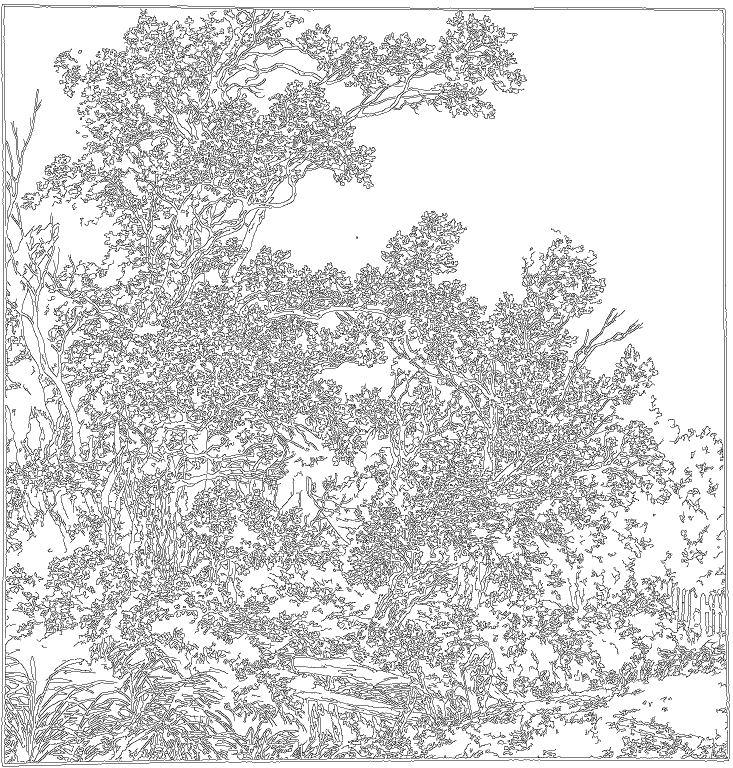
#> input picture paper/ppt_assets/clp4k_v6_union_en_000001_lineart.png, 1465 x 1536 px (shown at 1/2 size)
$ python -i mounting.py   (imports and definitions only)   (older library calls are emulated)
#> lines starting #> are read from the running program, lines starting #| are printed output that depends on the picture; after the words box and inside, x2 and y2 are one past the last pixel; in counts of white or black regions, pixels touching at a corner belong together
"""Heuristics for museum-scan artefacts: mounting borders and red seal impressions.

Mountings (silk/paper borders of hanging scrolls and handscrolls, photographic background
around album leaves and fans) are removed by cropping to the painted area. Seals are not
removed from training images, because they are part of the pictorial format; they are
detected so that their prevalence can be reported and so that a seal-masked variant of the
fidelity metrics can be computed.
"""
from __future__ import annotations

from dataclasses import asdict, dataclass

import cv2
import numpy as np


@dataclass
class CropResult:
    box: tuple[int, int, int, int]  # x0, y0, x1, y1 in full-resolution pixels
    cropped: bool
    kept_area_fraction: float
    sides: dict[str, int]  # pixels removed per side at full resolution

    def to_dict(self) -> dict:
        return asdict(self)


def _edge_density(mag: np.ndarray, thr: float) -> float:
    return float((mag > thr).mean()) if mag.size else 0.0


def _trim_uniform_margins(lum: np.ndarray, max_frac: float = 0.25, std_thr: float = 4.0) -> tuple[int, int, int, int]:
    h, w = lum.shape
    y0, y1, x0, x1 = 0, h, 0, w
    while y0 < int(h * max_frac) and lum[y0, x0:x1].std() < std_thr:
        y0 += 1
    while y1 > h - int(h * max_frac) and lum[y1 - 1, x0:x1].std() < std_thr:
        y1 -= 1
    while x0 < int(w * max_frac) and lum[y0:y1, x0].std() < std_thr:
        x0 += 1
    while x1 > w - int(w * max_frac) and lum[y0:y1, x1 - 1].std() < std_thr:
        x1 -= 1
    return x0, y0, x1, y1


def _boundary_lines(grad: np.ndarray, coverage_thr: float, grad_thr: float) -> np.ndarray:
    """Lines along which a brightness step of CONSISTENT sign exceeds grad_thr over at least
    coverage_thr of the positions (1-px tolerance). Mount and margin boundaries are straight,
    span the whole picture and have one sign; ink strokes inside a painting do not."""
    # Coverage is measured over the central 60% of each line, so that the edge of a painting
    # mounted with margins on both sides (which spans only the painting's width) still counts.
    n = grad.shape[1]
    grad = grad[:, int(0.2 * n) : max(int(0.8 * n), int(0.2 * n) + 1)]
    coverage = np.zeros(grad.shape[0])
    for strong in (grad > grad_thr, grad < -grad_thr):
        strong = cv2.dilate(strong.astype(np.uint8), np.ones((3, 1), np.uint8))
        coverage = np.maximum(coverage, strong.mean(axis=1))
    return coverage >= coverage_thr


def detect_painting_box(
    rgb: np.ndarray,
    analysis_side: int = 800,
    band_tb: float = 0.45,
    band_lr: float = 0.20,
    coverage_thr: float = 0.85,
    grad_thr: float = 10.0,
    min_keep: float = 0.35,
) -> CropResult:
    h_full, w_full = rgb.shape[:2]
    scale = min(1.0, analysis_side / max(h_full, w_full))
    small = cv2.resize(rgb, (max(1, round(w_full * scale)), max(1, round(h_full * scale))), interpolation=cv2.INTER_AREA)
    lum = cv2.cvtColor(small, cv2.COLOR_RGB2LAB)[..., 0].astype(np.float32)
    lum = cv2.GaussianBlur(lum, (3, 3), 0)
    h, w = lum.shape

    x0, y0, x1, y1 = _trim_uniform_margins(lum)
    gy = cv2.Sobel(lum, cv2.CV_32F, 0, 1, ksize=3)
    gx = cv2.Sobel(lum, cv2.CV_32F, 1, 0, ksize=3)
    mag = np.hypot(gx, gy)

    def inner_density(ax0: int, ay0: int, ax1: int, ay1: int) -> float:
        return _edge_density(mag[ay0:ay1, ax0:ax1], 25.0)

    # Horizontal mount boundaries (top/bottom).
    rows = _boundary_lines(gy[:, x0:x1], coverage_thr, grad_thr)
    band = int((y1 - y0) * band_tb)
    top_candidates = [y for y in range(y0 + 1, y0 + band) if rows[y]]
    bottom_candidates = [y for y in range(y1 - band, y1 - 1) if rows[y]]
    new_y0, new_y1 = y0, y1
    if top_candidates:
        cand = max(top_candidates) + 2
        if inner_density(x0, y0, x1, cand) < 0.6 * inner_density(x0, cand, x1, y1):
            new_y0 = cand
    if bottom_candidates:
        cand = min(bottom_candidates) - 1
        if inner_density(x0, cand, x1, y1) < 0.6 * inner_density(x0, new_y0, x1, cand):
            new_y1 = cand
    if (new_y1 - new_y0) >= min_keep * h:
        y0, y1 = new_y0, new_y1

    # Vertical mount boundaries (left/right).
    cols = _boundary_lines(gx[y0:y1, :].T, coverage_thr, grad_thr)
    band = int((x1 - x0) * band_lr)
    left_candidates = [x for x in range(x0 + 1, x0 + band) if cols[x]]
    right_candidates = [x for x in range(x1 - band, x1 - 1) if cols[x]]
    new_x0, new_x1 = x0, x1
    if left_candidates:
        cand = max(left_candidates) + 2
        if inner_density(x0, y0, cand, y1) < 0.6 * inner_density(cand, y0, x1, y1):
            new_x0 = cand
    if right_candidates:
        cand = min(right_candidates) - 1
        if inner_density(cand, y0, x1, y1) < 0.6 * inner_density(new_x0, y0, cand, y1):
            new_x1 = cand
    if (new_x1 - new_x0) >= min_keep * w:
        x0, x1 = new_x0, new_x1

    inv = 1.0 / scale
    fx0, fy0 = int(round(x0 * inv)), int(round(y0 * inv))
    fx1, fy1 = min(w_full, int(round(x1 * inv))), min(h_full, int(round(y1 * inv)))
    kept = (fx1 - fx0) * (fy1 - fy0) / float(w_full * h_full)
    sides = {"left": fx0, "top": fy0, "right": w_full - fx1, "bottom": h_full - fy1}
    cropped = any(v > 0.01 * max(w_full, h_full) for v in sides.values())
    if not cropped:
        return CropResult((0, 0, w_full, h_full), False, 1.0, {k: 0 for k in sides})
    return CropResult((fx0, fy0, fx1, fy1), True, float(kept), sides)


# [30 lines left out: functions red_seal_mask, inpaint_seals, not called in this run]

>>> import cv2
>>> picture = cv2.cvtColor(cv2.imread('../../../paper/ppt_assets/clp4k_v6_union_en_000001_lineart.png'), cv2.COLOR_BGR2RGB)
#> picture is the input picture: shape (1536, 1465, 3); 83.9% white; black in thin lines or dots
>>> result = detect_painting_box(picture)
#> in detect_painting_box, `small = cv2.resize(rgb, (max(1, round(w_full * scale)), max(1, round(h..`:
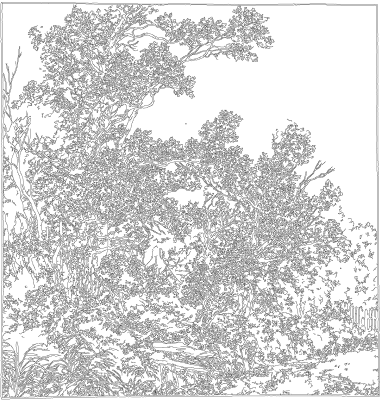
#> small: shape (800, 763, 3) (shown at 1/2 size); min 0, max 255, mean 214
#> the loop in _trim_uniform_margins, `while y0 < int(h * max_frac) and lum[y0, x0:x1].std() < std_thr:` made 3 passes
#> after the loop in _trim_uniform_margins, `while y0 < int(h * max_frac) and lum[y0, x0:x1].std() < std_thr:`: y0 = 3
#> after the loop in _trim_uniform_margins, `while y1 > h - int(h * max_frac) and lum[y1 - 1, x0:x1].std() < std_thr:`: y1 = 800
#> after the loop in _trim_uniform_margins, `while x0 < int(w * max_frac) and lum[y0:y1, x0].std() < std_thr:`: x0 = 0
#> the loop in _trim_uniform_margins, `while x1 > w - int(w * max_frac) and lum[y0:y1, x1 - 1].std() < std_thr:` made 2 passes
#> x1 on passes 1 to 2: 762, 761
#> after the loop in _trim_uniform_margins, `while x1 > w - int(w * max_frac) and lum[y0:y1, x1 - 1].std() < std_thr:`: x1 = 761
#> in detect_painting_box, `x0, y0, x1, y1 = _trim_uniform_margins(lum)`: x0 = 0; y0 = 3; x1 = 761; y1 = 800
#> in detect_painting_box, `gx = cv2.Sobel(lum, cv2.CV_32F, 1, 0, ksize=3)`:
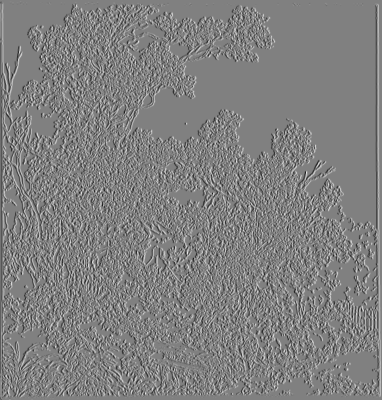
#> gx: shape (800, 763) float32 (shown at 1/2 size); min -423.9, max 418.1, mean 0.1; drawn with min black and max white
#> in detect_painting_box, `mag = np.hypot(gx, gy)`:
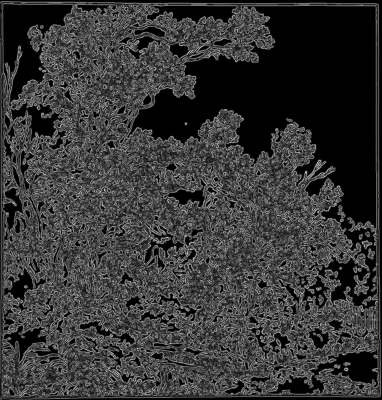
#> mag: shape (800, 763) float32 (shown at 1/2 size); min 0, max 473.8, mean 102.6; drawn with min black and max white
#> in _boundary_lines, `grad = grad[:, int(0.2 * n) : max(int(0.8 * n), int(0.2 * n) + 1)]`:
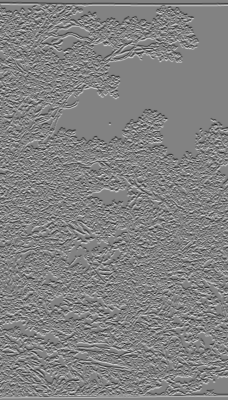
#> grad: shape (800, 456) float32 (shown at 1/2 size); min -442.6, max 423.8, mean 0; drawn with min black and max white
#> the loop in _boundary_lines, `for strong in (grad > grad_thr, grad < -grad_thr):` made 2 passes
#> after the loop in _boundary_lines, `for strong in (grad > grad_thr, grad < -grad_thr):`: coverage = 800 values, max 1 at index 5, min 0 at index 0, mean 0.645
#> in detect_painting_box, `band = int((y1 - y0) * band_tb)`: band = 358
#> in detect_painting_box, `top_candidates = [y for y in range(y0 + 1, y0 + band) if rows[y]]`: top_candidates = [5, 6, 7, 8, 9, 10, 11]
#> in detect_painting_box, `bottom_candidates = [y for y in range(y1 - band, y1 - 1) if rows[y]]`: bottom_candidates = [789, 790, 791, 792, 793, 794, 795]
#> in detect_painting_box, `new_y0, new_y1 = y0, y1`: new_y0 = 3; new_y1 = 800
#> in detect_painting_box, `cand = max(top_candidates) + 2`: cand = 13
#> in detect_painting_box, `cand = min(bottom_candidates) - 1`: cand = 788
#> call 2 of _boundary_lines, with coverage_thr = 0.85, grad_thr = 10
#> in _boundary_lines (call 2), `grad = grad[:, int(0.2 * n) : max(int(0.8 * n), int(0.2 * n) + 1)]`:
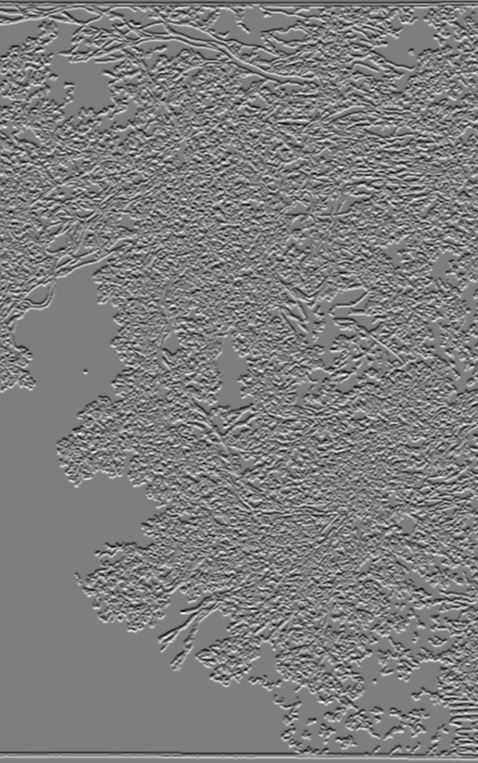
#> grad: shape (763, 478) float32; min -412.6, max 418.1, mean 0; drawn with min black and max white
#> the loop in _boundary_lines (call 2), `for strong in (grad > grad_thr, grad < -grad_thr):` made 2 passes
#> pass 1, in _boundary_lines (call 2), `strong = cv2.dilate(strong.astype(np.uint8), np.ones((3, 1), np.uint8))`:
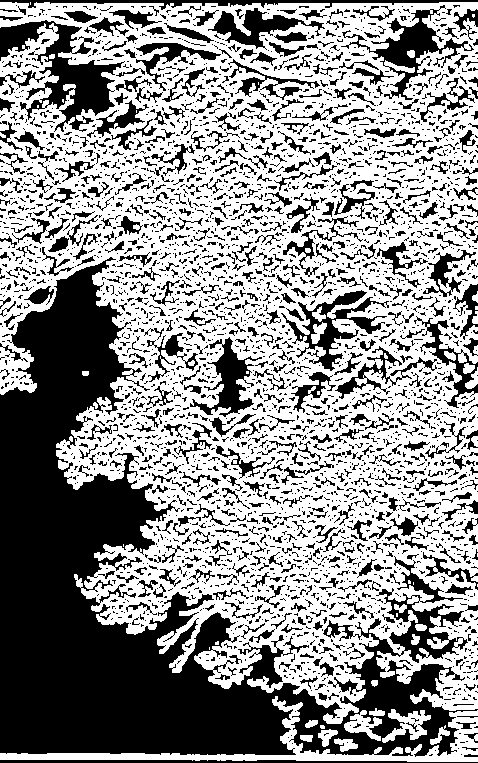
#> strong: shape (763, 478); values 0 (black) and 1 (white), 57.5% white; 3169 black regions (2494 under 20 px), largest, box (x1, y1, x2, y2) and area: (0, 257, 478, 757) 79266, (0, 20, 125, 132) 5063, (341, 5, 474, 100) 2692
#> pass 2, in _boundary_lines (call 2), `strong = cv2.dilate(strong.astype(np.uint8), np.ones((3, 1), np.uint8))`:
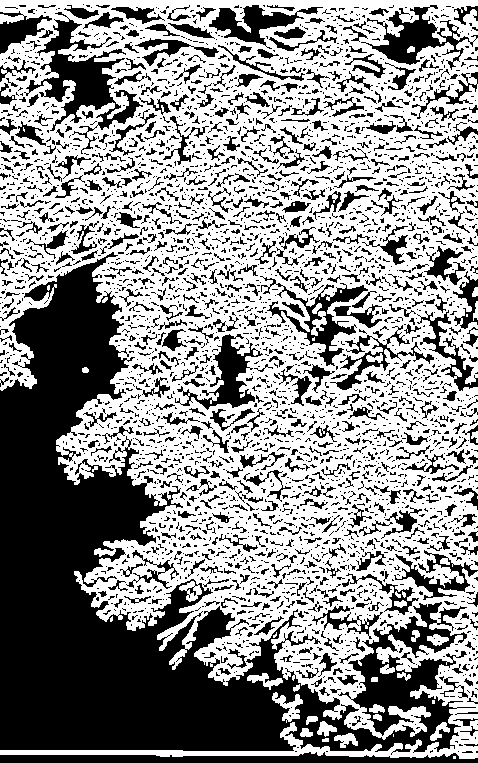
#> strong: shape (763, 478); values 0 (black) and 1 (white), 57.2% white; 3188 black regions (2492 under 20 px), largest, box (x1, y1, x2, y2) and area: (0, 252, 476, 755) 78663, (24, 12, 143, 154) 4519, (0, 752, 478, 763) 3401
#> after the loop in _boundary_lines (call 2), `for strong in (grad > grad_thr, grad < -grad_thr):`: coverage = 763 values, max 1 at index 0, min 0 at index 762, mean 0.604
#> in detect_painting_box, `band = int((x1 - x0) * band_lr)`: band = 152
#> in detect_painting_box, `left_candidates = [x for x in range(x0 + 1, x0 + band) if cols[x]]`: left_candidates = [1, 2, 3, 4, 5, 7, 8]
#> in detect_painting_box, `right_candidates = [x for x in range(x1 - band, x1 - 1) if cols[x]]`: right_candidates = [751, 752, 753, 754, 755, 756, 757, 758, 759]
#> in detect_painting_box, `new_x0, new_x1 = x0, x1`: new_x0 = 0; new_x1 = 761
#> in detect_painting_box, `cand = max(left_candidates) + 2`: cand = 10
#> in detect_painting_box, `cand = min(right_candidates) - 1`: cand = 750
#> in detect_painting_box, `fx0, fy0 = int(round(x0 * inv)), int(round(y0 * inv))`: fx0 = 0; fy0 = 6
#> in detect_painting_box, `fx1, fy1 = min(w_full, int(round(x1 * inv))), min(h_full, int(round(y1..`: fx1 = 1461; fy1 = 1536
#> in detect_painting_box, `kept = (fx1 - fx0) * (fy1 - fy0) / float(w_full * h_full)`: kept = 0.993
#> in detect_painting_box, `sides = {"left": fx0, "top": fy0, "right": w_full - fx1, "bottom": h_f..`: sides = {'left': 0, 'top': 6, 'right': 4, 'bottom': 0}
#> in detect_painting_box, `cropped = any(v > 0.01 * max(w_full, h_full) for v in sides.values())`: cropped = False
